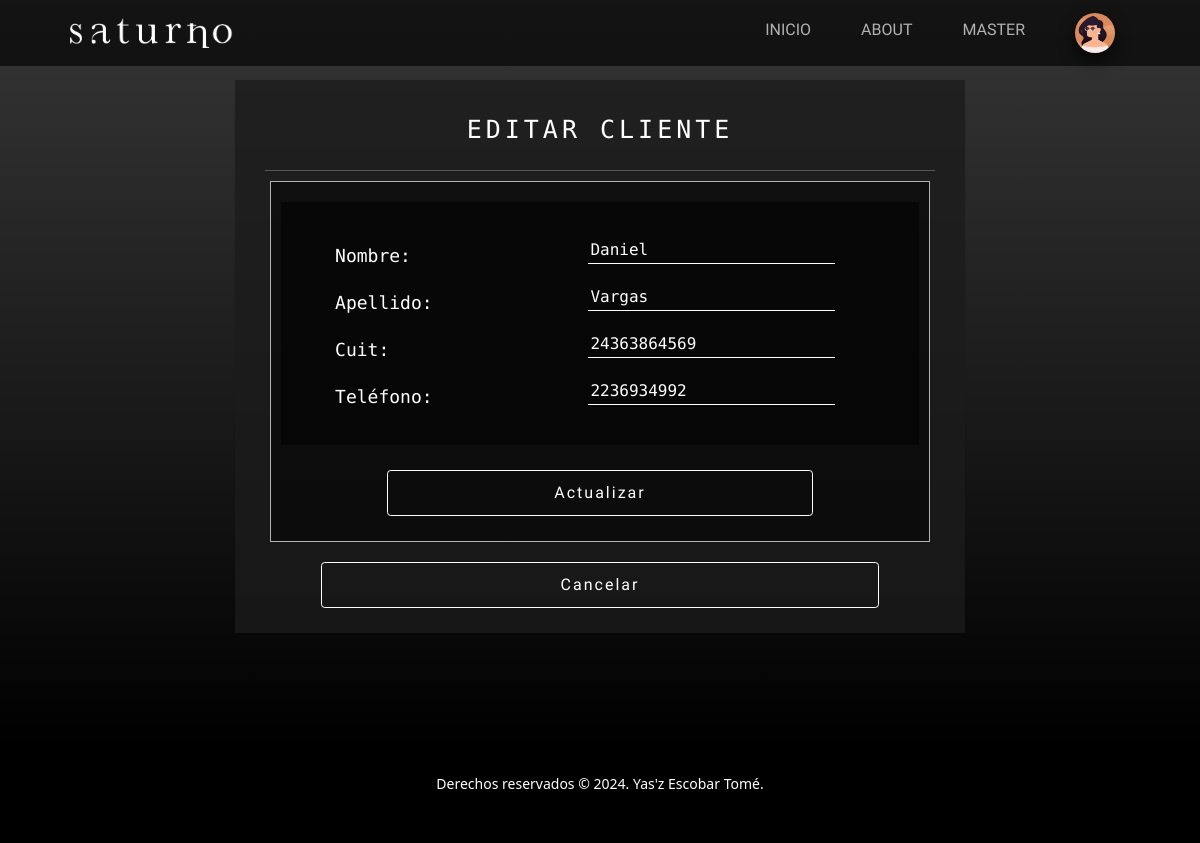
Page /cuentas/editar-cliente/6 (signed in) on the committed database.
### userManagement/models.py (models this page shows)
class Avatar(models.Model):
    user = models.OneToOneField(User, on_delete=models.CASCADE)
    image = models.ImageField(upload_to='media/avatars/', null=True, blank=True)
    def __str__(self):
        return self.image.url

### accounts/models.py (models this page shows, shortened)
class Person(models.Model):
    cuit = models.CharField(max_length=11, null=True, blank=True)
    phone = models.IntegerField(null=True, blank=True)

class Client(Person):
    first_name = models.CharField(max_length=50)
    last_name = models.CharField(max_length=50, null=True, blank=True)

class Person(models.Model):
    cuit = models.CharField(max_length=11, null=True, blank=True)
    phone = models.IntegerField(null=True, blank=True)

### accounts/views.py (the view, shortened to what this page needs)
# urls.py: path('editar-cliente/<int:pk>', views.ClientUpdateView.as_view(), name='UpdateClient'),
class ClientUpdateView(LoginRequiredMixin, UpdateView):
    model = Client
    template_name = 'accounts/client-update.html'
    form_class = ClientForm

### accounts/forms.py
class ClientForm(forms.ModelForm):
    class Meta:
        model = Client
        fields = ['first_name', 'last_name', 'cuit', 'phone']
        labels = {
            'first_name': 'Nombre',
            'last_name': 'Apellido',
            'cuit': 'Cuit',
            'phone': 'Teléfono'
        }

### accounts/templates/accounts/client-update.html (shortened to what this page needs)
{% extends 'main/base.html'  %}
{% block main %}
<section class="page-section">
    <div class="container container-box py-4 mb-5 px-lg-5 text-white text-center">
        <h1 class="pb-4">EDITAR CLIENTE</h1>
        <hr>
        <div class="row gx-4 gx-lg-5 mx-2 mb-2">
            <form class="col-12 custom-card" action="" method="POST">
                <div class="info-card my-3">
                {% for field in form %}
                    <div class="row gx-4 gx-lg-5 my-4 justify-content-center">
                        <div class="col-12 col-md-5">
                            {{ field.label_tag }}
                        </div>
                        <div class="col-10 col-md-6 align-items-center me-1">
                            {{ field }}
                        </div>
                    </div>
                {% endfor %}
                </div>
                <div class="col-12 text-center">
                    <input type="submit" class="btn btn-outline-green col-8 mt-4" value="Actualizar">
                </div>
                <br>
            </form>
        </div>
        <a href="{% url 'Clients' %}" class="btn btn-outline-orange col-10 my-3 mt-4">Cancelar</a>
    </div>
</section>
{% endblock %}

### main/templates/main/base.html (shortened to what this page needs)
{% load static %}
<!DOCTYPE html>
<html lang="es">
<head>
    <link href="https://cdn.jsdelivr.net/npm/bootstrap@5.3.3/dist/css/bootstrap.min.css" rel="stylesheet"
>
    <link href="{% static 'main/css/styles.css' %}" rel="stylesheet"/>
</head>
<body>
    <nav class="navbar navbar-expand-lg navbar-light fixed-top">
        <div class="container px-4 px-lg-5">
            <a class="navbar-brand" href="/">
                <img src="{% static 'main/assets/img/logo.png' %}" alt="logo" class="d-inline-block align-text-top">
            </a>
            <div class="collapse navbar-collapse" id="navbarNav">
                <ul class="navbar-nav ms-auto">
                    <li class="nav-item pt-2">
                        <a class="nav-link" aria-current="page" href="{% url 'index' %}">INICIO</a>
                    </li>
                    <li class="nav-item pt-2">
                        <a class="nav-link" href="{% url 'About' %}">ABOUT</a>
                    </li>
                    <li class="nav-item dropdown pt-2">
                        {% if request.user.is_authenticated %}
                        <a class="nav-link" type="button" id="dropdownMenuButton" data-bs-toggle="dropdown" aria-expanded="false">
                            {{request.user.username|upper}}
                        </a>
                        {% endif %}
                    </li>
                    <li class="nav-item dropdown">
                        {% if request.user.is_authenticated %}
                        <a class="nav-link" type="button" id="dropdownMenuButton" data-bs-toggle="dropdown" aria-expanded="false">
                            <img class="avatar-circle" src="{{request.user.avatar}}" alt="" height="40px">
                        </a>
                        {% endif %}
                    </li>
                </ul>
            </div>
        </div>
    </nav>
    {% block main %}
    {% endblock main %}
    <footer class="footer bg-black small text-center text-white-50">
        <p>Derechos reservados &copy; 2024. Yas'z Escobar Tomé.</p>
    </footer>
</body>
</html>

### rows in the picture
Client: form "Daniel" "Vargas"
Person: form "24363864569"

### other values in the picture
{{ request.user.username|upper }} "MASTER"
{{ field.label_tag }} "Nombre:" "Apellido:" "Cuit:" "Teléfono:"
